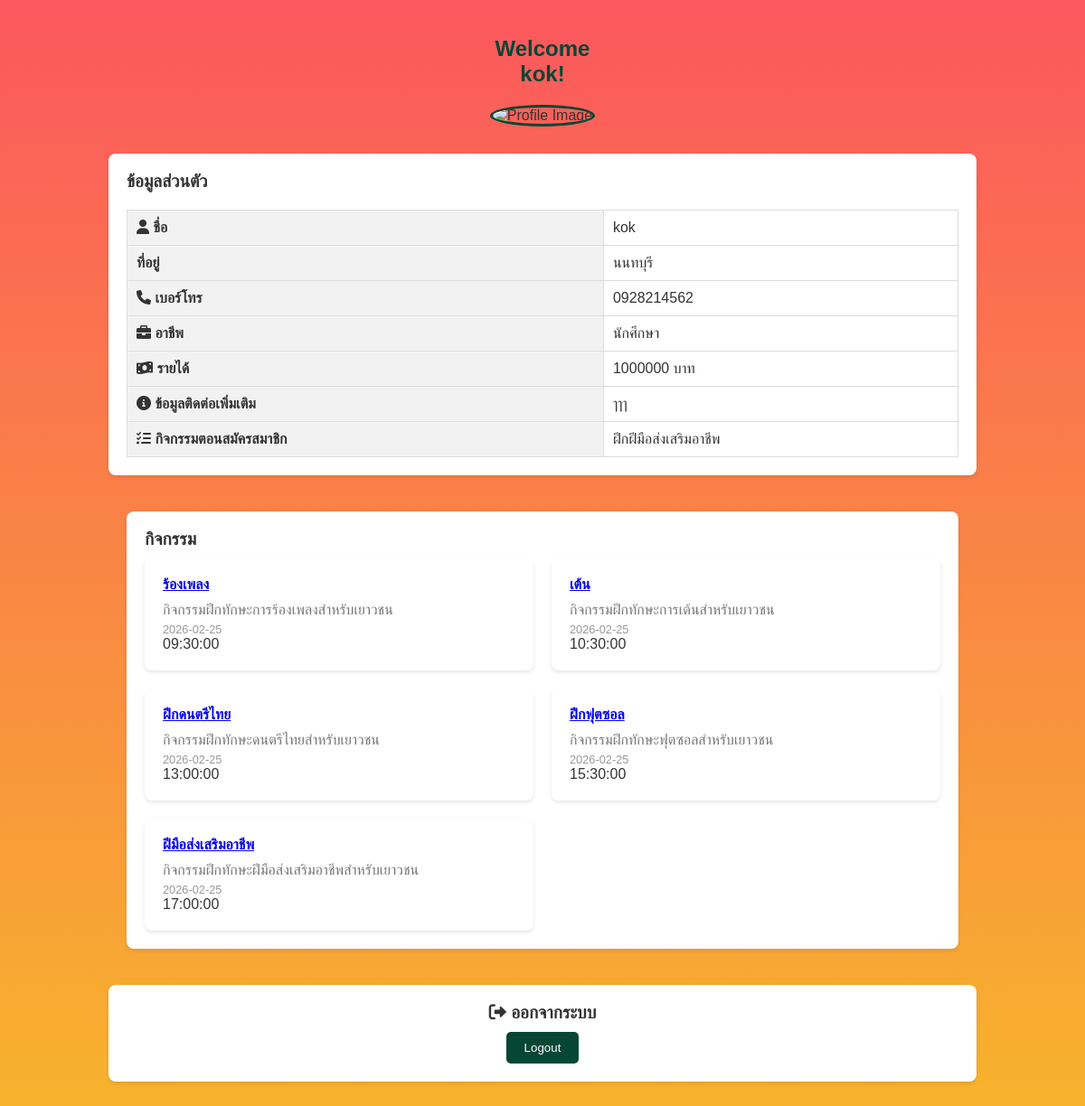
/member.php (signed in), run on the app's committed database.
### tables this page shows
CREATE TABLE `account` (
  `id` int(11) NOT NULL,
  `email` varchar(50) DEFAULT NULL,
  `username` varchar(255) NOT NULL,
  `password` varchar(255) NOT NULL,
  `address` text NOT NULL,
  `phone` varchar(15) NOT NULL,
  `occupation` varchar(100) NOT NULL,
  `income` int(11) NOT NULL,
  `contact_info` text DEFAULT NULL,
  `activities` text DEFAULT NULL,
  `profile_image` varchar(255) DEFAULT NULL,
  `role` varchar(20) DEFAULT NULL,
  `name` varchar(255) DEFAULT NULL,
  `created_at` timestamp NOT NULL DEFAULT current_timestamp(),
  `updated_at` timestamp NOT NULL DEFAULT current_timestamp() ON UPDATE current_timestamp()
);

CREATE TABLE `activities` (
  `id` int(11) NOT NULL,
  `title` varchar(255) NOT NULL,
  `description` text NOT NULL,
  `image` varchar(255) DEFAULT NULL,
  `date` date NOT NULL,
  `time` time NOT NULL,
  `location` varchar(255) NOT NULL,
  `capacity` int(11) NOT NULL,
  `created_at` timestamp NOT NULL DEFAULT current_timestamp(),
  `updated_at` timestamp NOT NULL DEFAULT current_timestamp() ON UPDATE current_timestamp()
);

### member.php (the view, shortened to what this page needs)
<?php
include 'connect.php';
$username = $_SESSION['username'];
$stmt = $conn->prepare("SELECT * FROM account WHERE username = ?");
$stmt->bind_param("s", $username);
$stmt->execute();
$result = $stmt->get_result();
$user = $result->fetch_assoc();
$sql_activities = "SELECT * FROM activities";
$result_activities = $conn->query($sql_activities);
$profile_image = ($username === 'admin') ? 'uploads/admin_images_account.jpg' : ($user['profile_image'] ?? 'uploads/default_profile.jpg');
?>
<!DOCTYPE html>
<html lang="en">
<head>
    <link rel="stylesheet" href="https://cdnjs.cloudflare.com/ajax/libs/font-awesome/6.0.0/css/all.min.css" />
</head>
<body>
    <div class="container">
        <div class="header">
            <h2>Welcome <br>
                <?php echo htmlspecialchars($user['username']); ?>!</h2>
            <img src="<?php echo $profile_image; ?>" alt="Profile Image" class="profile-image">
        </div>
        <div class="section">
            <div class="section-title">ข้อมูลส่วนตัว</div>
            <table>
                <tr>
                    <th><i class="fas fa-user"></i> ชื่อ</th>
                    <td><?php echo htmlspecialchars($user['username']); ?></td>
                </tr>
                <tr>
                    <th><i class="fas.fa-map-marker-alt"></i> ที่อยู่</th>
                    <td><?php echo htmlspecialchars($user['address']); ?></td>
                </tr>
                <tr>
                    <th><i class="fas fa-phone"></i> เบอร์โทร</th>
                    <td><?php echo htmlspecialchars($user['phone']); ?></td>
                </tr>
                <tr>
                    <th><i class="fas fa-briefcase"></i> อาชีพ</th>
                    <td><?php echo htmlspecialchars($user['occupation']); ?></td>
                </tr>
                <tr>
                    <th><i class="fas fa-money-bill-wave"></i> รายได้</th>
                    <td><?php echo htmlspecialchars($user['income']); ?> บาท</td>
                </tr>
                <tr>
                    <th><i class="fas fa-info-circle"></i> ข้อมูลติดต่อเพิ่มเติม</th>
                    <td><?php echo htmlspecialchars($user['contact_info']); ?></td>
                </tr>
                <tr>
                    <th><i class="fas fa-tasks"></i> กิจกรรมตอนสมัครสมาชิก</th>
                    <td><?php echo htmlspecialchars($user['activities']); ?></td>
                </tr>
            </table>
        </div>
        <div class="container">
        <div class="section">
            <div class="section-title">กิจกรรม</div>
            <div class="activities-grid">
                <?php
                if ($result_activities->num_rows > 0) {
                    while ($activity = $result_activities->fetch_assoc()) {
                        echo '<div class="activity-item">';
                        echo '<div class="activity-title">';
                        echo '<a href="activity-detail.php?activity_id=' . $activity['id'] . '">' . htmlspecialchars($activity['title']) . '</a>';
                        echo '</div>';
                        echo '<div class="activity-description">' . htmlspecialchars($activity['description']) . '</div>';
                        echo '<div class="activity-date">' . htmlspecialchars($activity['date']) . '</div>';
                        echo '<div class="activity-time">' . htmlspecialchars($activity['time']) . '</div>';
                        echo '</div>';
                    }
                } else {
                    echo '<div>ไม่มีกิจกรรมในขณะนี้</div>';
                }
                ?>
            </div>
        </div>
        </div>
        <center><div class="section">
            <div class="section-title"><i class="fas fa-sign-out-alt"></i> ออกจากระบบ</div>
            <a href="logout.php">
                <button type="submit" class="btn-primary">Logout</button>
            </a>
        </div>
    </div>
</body>
</html>

### member.php (style rules this page uses)
body { font-family: 'Arial', sans-serif; background: linear-gradient(to bottom, #FC575E, #F7B42C); margin: 0; padding: 0; color: #333; }
.profile-image { width: 150px; height: 150px; border-radius: 50%; object-fit: cover; border: 3px solid #064635; margin-bottom: 10px; }
h2 { color: #064635; }
table { width: 100%; margin-top: 20px; border-collapse: collapse; }
th, td { padding: 10px; border: 1px solid #ccc; text-align: left; }
th { font-weight: bold; background-color: #f2f2f2; }
.container { max-width: 960px; margin: 0 auto; padding: 20px; }
.header { text-align: center; margin-bottom: 20px; }
.section { background-color: #fff; padding: 20px; margin-bottom: 20px; border-radius: 8px; box-shadow: 0 2px 4px rgba(0, 0, 0, 0.1); }
.section-title { font-size: 1.2em; font-weight: bold; margin-bottom: 10px; }
.btn-primary { background-color: #064635; color: white; padding: 10px 20px; border: none; border-radius: 5px; cursor: pointer; }
.profile-image { width: 100px; height: 100px; }
table { border-collapse: collapse; width: 100%; }
th, td { padding: 10px; border: 1px solid #ddd; text-align: left; }
th { background-color: #f2f2f2; }
.activities-grid { display: grid; grid-template-columns: repeat(auto-fit, minmax(300px, 1fr)); gap: 20px; }
.activity-item { background-color: #fff; padding: 20px; border-radius: 8px; box-shadow: 0 2px 4px rgba(0, 0, 0, 0.1); transition: transform 0.2s ease; }
.activity-title { font-weight: bold; margin-bottom: 10px; }
.activity-description { color: #777; }
.activity-date { font-size: 0.8em; color: #999; margin-top: 5px; }

### data on the page
account: username "kok", address "นนทบุรี", phone "0928214562", occupation "นักศึกษา", income "1000000", contact_info "ๅๅๅ", activities "ฝึกฝีมือส่งเสริมอาชีพ"
activities: title "ร้องเพลง", description "กิจกรรมฝึกทักษะการร้องเพลงสำหรับเยาวชน", date "2026-02-25", time "09:30:00"
activities: title "เต้น", description "กิจกรรมฝึกทักษะการเต้นสำหรับเยาวชน", date "2026-02-25", time "10:30:00"
activities: title "ฝึกดนตรีไทย", description "กิจกรรมฝึกทักษะดนตรีไทยสำหรับเยาวชน", date "2026-02-25", time "13:00:00"
activities: title "ฝึกฟุตซอล", description "กิจกรรมฝึกทักษะฟุตซอลสำหรับเยาวชน", date "2026-02-25", time "15:30:00"
activities: title "ฝีมือส่งเสริมอาชีพ", description "กิจกรรมฝึกทักษะฝีมือส่งเสริมอาชีพสำหรับเยาวชน", date "2026-02-25", time "17:00:00"
